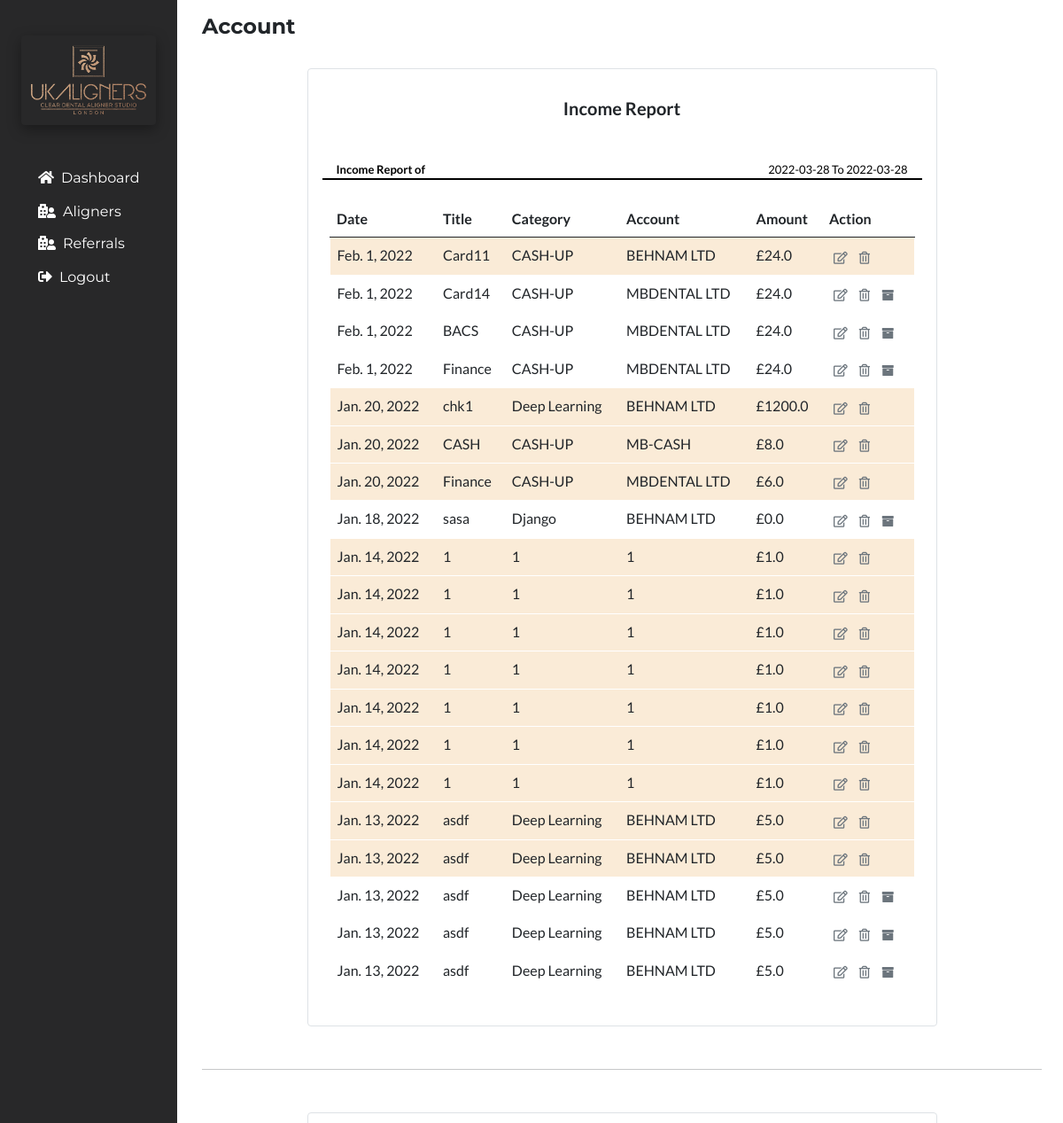
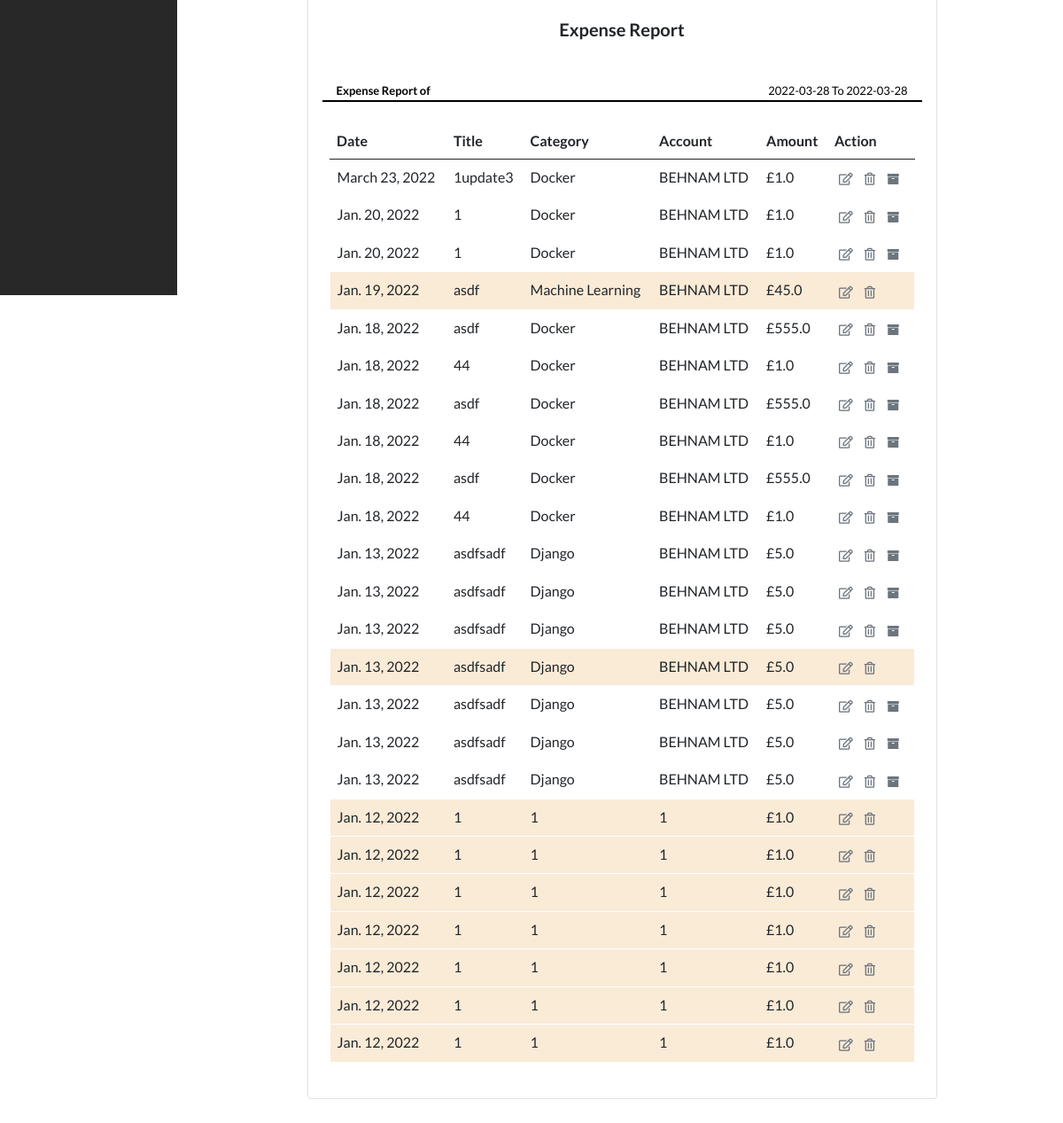
The page /account on the database its author committed (2 pictures, top to bottom).
### portfolioApp/models.py (models this page shows, shortened)
class Income(models.Model):
    Date=models.DateField()
    Title=models.CharField(max_length=50)
    Category=models.CharField(max_length=50)
    Account=models.CharField(max_length=50)
    Amount=models.FloatField()
    Status=models.CharField(max_length=20,null=True)
    Note=models.TextField()
    Repeat=models.CharField(max_length=20,null=True)
    RepeatStatus=models.CharField(max_length=20,null=True,default="On")

class Expense(models.Model):
    Date=models.DateField()
    Title=models.CharField(max_length=50)
    Category=models.CharField(max_length=50)
    Account=models.CharField(max_length=50)
    Amount=models.FloatField()
    Status=models.CharField(max_length=20,null=True)
    Note=models.TextField()
    Repeat=models.CharField(max_length=20,null=True)

### portfolioApp/views.py (the view)
# urls.py: path('account', views.account, name='account'),
def account(request):
    date=datetime.now().strftime("%Y-%m-%d")
    StartDate=date
    EndDate=date
    incomereport=Income.objects.all().order_by('-Date')
    expensereport=Expense.objects.all().order_by('-Date')
    context={
        'payment':'active',
        'incomereport':incomereport,
        'expensereport':expensereport,
        'date':date,
        'StartDate':StartDate,
        'EndDate':EndDate,
    }
    return render(request,'account.html',context)

### portfolioApp/templates/account.html (shortened to what this page needs)
{% extends 'base.html' %}
{% load static %}
{% block body %}
<section class="px-4">
<h4 class="py-3"><b>Account</b></h4>
<div class="pb-5">
<div class="report col-sm-9 my-3 table-responsive border rounded p-3"style="margin:auto;font-size:16px;"id="printableArea1">
<div class="title text-center my-3">
<h6><b>Income Report</b></h6>
</div>
<div class="date d-flex justify-content-between mx-3 mt-5">
<span><b style="font-size:13px;color:black;">Income Report of</b></span>
<span style="font-size:13px;color:black;">{{StartDate}} To {{EndDate}}</span>
</div>
<div class="line"style="border:1px solid black;"></div>
<div class="mx-2 my-4">
<table class="table" style="">
<thead class=" text-dark">
<tr>
<th scope="col">Date</th>
<th scope="col">Title</th>
<th scope="col">Category</th>
<th scope="col">Account</th>
<th scope="col">Amount</th>
<th scope="col">Action</th>
</tr>
</thead>
<tbody>
{% for incomereport in incomereport %}
{% if incomereport.Status == "Pending" %}
<tr style="border:1px solid white;">
<td>{{incomereport.Date}}</td>
<td>{{incomereport.Title}}</td>
<td>{{incomereport.Category}}</td>
<td>{{incomereport.Account}}</td>
<td>£{{incomereport.Amount}}</td>
	<td>
	<a href="/editincome/{{incomereport.id}}" class="btn btn-sm text-secondary mx-1 p-0"style="background:none"><i class="far fa-edit"></i></a>
	<a href="/deleteincome/{{incomereport.id}}" class="btn btn-sm text-secondary mx-1 p-0"style="background:none"><i class="far fa-trash-alt"></i></a>
	<a href="/saveincome/{{incomereport.id}}" class="btn btn-sm text-secondary mx-1 p-0"style="background:none"><i class="fa fa-archive"></i></a>
	</td>
{% else %}
<tr style="border:1px solid white;background: antiquewhite;">
<td>{{incomereport.Date}}</td>
<td>{{incomereport.Title}}</td>
<td>{{incomereport.Category}}</td>
<td>{{incomereport.Account}}</td>
<td>£{{incomereport.Amount}}</td>
	<td>
		<a href="/editincome/{{incomereport.id}}" class="btn btn-sm text-secondary mx-1 p-0"style="background:none"><i class="far fa-edit"></i></a>
		<a href="/deleteincome/{{incomereport.id}}" class="btn btn-sm text-secondary mx-1 p-0"style="background:none"><i class="far fa-trash-alt"></i></a>
	</td>
{% endif %}
</tr>
{% endfor %}
</tbody>
</table>
</div>
</div>
<hr class="my-5">
<div class="report col-sm-9 my-3 table-responsive border rounded p-3"style="margin:auto;font-size:16px;"id="printableArea2">
<div class="title text-center my-3">
<h6><b>Expense Report</b></h6>
</div>
<div class="date d-flex justify-content-between mx-3 mt-5">
<span><b style="font-size:13px;color:black;">Expense Report of</b></span>
<span style="font-size:13px;color:black;">{{StartDate}} To {{EndDate}}</span>
</div>
<div class="line"style="border:1px solid black;"></div>
<div class="mx-2 my-4">
<table class="table" style="">
<thead class=" text-dark">
<tr>
<th scope="col">Date</th>
<th scope="col">Title</th>
<th scope="col">Category</th>
<th scope="col">Account</th>
<th scope="col">Amount</th>
<th scope="col">Action</th>
</tr>
</thead>
<tbody>
{% for expensereport in expensereport %}
{% if expensereport.Status == "Pending" %}
<tr style="border:1px solid white;">
<td>{{expensereport.Date}}</td>
<td>{{expensereport.Title}}</td>
<td>{{expensereport.Category}}</td>
<td>{{expensereport.Account}}</td>
<td>£{{expensereport.Amount}}</td>
<td>
<a href="/editexpense/{{expensereport.id}}" class="btn btn-sm text-secondary mx-1 p-0"style="background:none"><i class="far fa-edit"></i></a>
<a href="/deleteexpense/{{expensereport.id}}" class="btn btn-sm text-secondary mx-1 p-0"style="background:none"><i class="far fa-trash-alt"></i></a>
<a href="/saveexpense/{{expensereport.id}}" class="btn btn-sm text-secondary mx-1 p-0"style="background:none"><i class="fa fa-archive"></i></a>
</td>
</tr>
{% else %}
<tr style="border:1px solid white;background: antiquewhite;">
<td>{{expensereport.Date}}</td>
<td>{{expensereport.Title}}</td>
<td>{{expensereport.Category}}</td>
<td>{{expensereport.Account}}</td>
<td>£{{expensereport.Amount}}</td>
<td>
	<a href="/editexpense/{{expensereport.id}}" class="btn btn-sm text-secondary mx-1 p-0"style="background:none"><i class="far fa-edit"></i></a>
	<a href="/deleteexpense/{{expensereport.id}}" class="btn btn-sm text-secondary mx-1 p-0"style="background:none"><i class="far fa-trash-alt"></i></a>
</td>
</tr>
{% endif %}
{% endfor %}
</tbody>
</table>
</div>
</div>
</div>
</section>
{% endblock body %}

### portfolioApp/templates/base.html (style rules this page uses)
body { margin:0px; padding:0px; font-family: 'Lato', sans-serif; overflow-x: hidden; background:white; }
span,p { font-size:11px; color:black; }
h4 { font-family: 'Montserrat', sans-serif; }
::placeholder { color:#797979 !important; }
.btn { border-radius:5px; padding:5px 10px 5px 10px; background:#1B3229; }
a { text-decoration:none; color:#616161; }

### portfolioApp/templates/sidebar.html (style rules this page uses)
body { margin:0px; padding:0px; font-family: 'Lato', sans-serif; overflow-x: hidden; background:white; }
span { font-size:11px; color:black; }
h4 { font-family: 'Montserrat', sans-serif; font-size:24px; }
h6 { font-size:20px; }
::placeholder { color:#797979 !important; }
.btn { border-radius:5px; padding:5px 10px 5px 10px; background:#1B3229; }
a { text-decoration:none; color:#616161; font-size:16px; }

### rows shown on the page
Income: Date "Feb. 1, 2022", Title "Card11", Category "CASH-UP", Account "BEHNAM LTD", Amount "24.0"
Income: Date "Feb. 1, 2022", Title "Card14", Category "CASH-UP", Account "MBDENTAL LTD", Amount "24.0"
Income: Date "Feb. 1, 2022", Title "BACS", Category "CASH-UP", Account "MBDENTAL LTD", Amount "24.0"
Income: Date "Feb. 1, 2022", Title "Finance", Category "CASH-UP", Account "MBDENTAL LTD", Amount "24.0"
Income: Date "Jan. 20, 2022", Title "chk1", Category "Deep Learning", Account "BEHNAM LTD", Amount "1200.0"
Income: Date "Jan. 20, 2022", Title "CASH", Category "CASH-UP", Account "MB-CASH", Amount "8.0"
Income: Date "Jan. 20, 2022", Title "Finance", Category "CASH-UP", Account "MBDENTAL LTD", Amount "6.0"
Income: Date "Jan. 18, 2022", Title "sasa", Category "Django", Account "BEHNAM LTD", Amount "0.0"
Income: Date "Jan. 14, 2022", Title "1", Category "1", Account "1", Amount "1.0"
Income: Date "Jan. 14, 2022", Title "1", Category "1", Account "1", Amount "1.0"
Income: Date "Jan. 14, 2022", Title "1", Category "1", Account "1", Amount "1.0"
Income: Date "Jan. 14, 2022", Title "1", Category "1", Account "1", Amount "1.0"
Income: Date "Jan. 14, 2022", Title "1", Category "1", Account "1", Amount "1.0"
Income: Date "Jan. 14, 2022", Title "1", Category "1", Account "1", Amount "1.0"
Income: Date "Jan. 14, 2022", Title "1", Category "1", Account "1", Amount "1.0"
Income: Date "Jan. 13, 2022", Title "asdf", Category "Deep Learning", Account "BEHNAM LTD", Amount "5.0"
Income: Date "Jan. 13, 2022", Title "asdf", Category "Deep Learning", Account "BEHNAM LTD", Amount "5.0"
Income: Date "Jan. 13, 2022", Title "asdf", Category "Deep Learning", Account "BEHNAM LTD", Amount "5.0"
Income: Date "Jan. 13, 2022", Title "asdf", Category "Deep Learning", Account "BEHNAM LTD", Amount "5.0"
Income: Date "Jan. 13, 2022", Title "asdf", Category "Deep Learning", Account "BEHNAM LTD", Amount "5.0"
Expense: Date "March 23, 2022", Title "1update3", Category "Docker", Account "BEHNAM LTD", Amount "1.0"
Expense: Date "Jan. 20, 2022", Title "1", Category "Docker", Account "BEHNAM LTD", Amount "1.0"
Expense: Date "Jan. 20, 2022", Title "1", Category "Docker", Account "BEHNAM LTD", Amount "1.0"
Expense: Date "Jan. 19, 2022", Title "asdf", Category "Machine Learning", Account "BEHNAM LTD", Amount "45.0"
Expense: Date "Jan. 18, 2022", Title "asdf", Category "Docker", Account "BEHNAM LTD", Amount "555.0"
Expense: Date "Jan. 18, 2022", Title "44", Category "Docker", Account "BEHNAM LTD", Amount "1.0"
Expense: Date "Jan. 18, 2022", Title "asdf", Category "Docker", Account "BEHNAM LTD", Amount "555.0"
Expense: Date "Jan. 18, 2022", Title "44", Category "Docker", Account "BEHNAM LTD", Amount "1.0"
Expense: Date "Jan. 18, 2022", Title "asdf", Category "Docker", Account "BEHNAM LTD", Amount "555.0"
Expense: Date "Jan. 18, 2022", Title "44", Category "Docker", Account "BEHNAM LTD", Amount "1.0"
Expense: Date "Jan. 13, 2022", Title "asdfsadf", Category "Django", Account "BEHNAM LTD", Amount "5.0"
Expense: Date "Jan. 13, 2022", Title "asdfsadf", Category "Django", Account "BEHNAM LTD", Amount "5.0"
Expense: Date "Jan. 13, 2022", Title "asdfsadf", Category "Django", Account "BEHNAM LTD", Amount "5.0"
Expense: Date "Jan. 13, 2022", Title "asdfsadf", Category "Django", Account "BEHNAM LTD", Amount "5.0"
Expense: Date "Jan. 13, 2022", Title "asdfsadf", Category "Django", Account "BEHNAM LTD", Amount "5.0"
Expense: Date "Jan. 13, 2022", Title "asdfsadf", Category "Django", Account "BEHNAM LTD", Amount "5.0"
Expense: Date "Jan. 13, 2022", Title "asdfsadf", Category "Django", Account "BEHNAM LTD", Amount "5.0"
Expense: Date "Jan. 12, 2022", Title "1", Category "1", Account "1", Amount "1.0"
Expense: Date "Jan. 12, 2022", Title "1", Category "1", Account "1", Amount "1.0"
Expense: Date "Jan. 12, 2022", Title "1", Category "1", Account "1", Amount "1.0"
Expense: Date "Jan. 12, 2022", Title "1", Category "1", Account "1", Amount "1.0"
Expense: Date "Jan. 12, 2022", Title "1", Category "1", Account "1", Amount "1.0"
Expense: Date "Jan. 12, 2022", Title "1", Category "1", Account "1", Amount "1.0"
Expense: Date "Jan. 12, 2022", Title "1", Category "1", Account "1", Amount "1.0"
